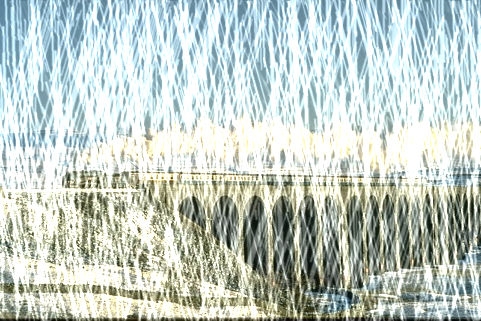
#> input picture backup/HOG/rain-003.png, 481 x 321 px
$ python parse.py   (older library calls are emulated)
#> lines starting #> are read from the running program, lines starting #| are printed output that depends on the picture
import matplotlib.pyplot as plt
from skimage.feature import hog
from skimage import data, exposure
import imageio

image = imageio.imread('rain-003.png')
#> image is the input picture: shape (321, 481, 3); mean R, G, B 194.2, 205.5, 199.2
print(type(image))
#| <class 'numpy.ndarray'>

fd, hog_image = hog(image, orientations=8, pixels_per_cell=(16, 16),
                    cells_per_block=(1, 1), visualize=True, multichannel=True)
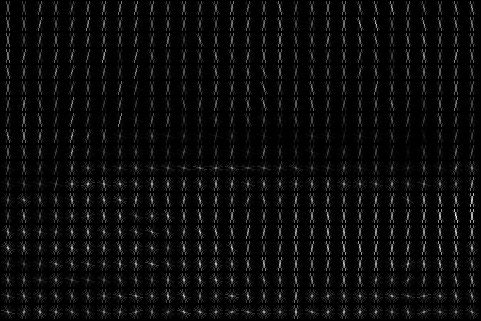
#> hog_image: shape (321, 481) float64; min 0, max 68.54, mean 3; drawn with min black and max white
#> fd = 4800 values, max 0.7 at index 1736, min 0 at index 427, mean 0.319


# Rescale histogram for better display
hog_image_rescaled = exposure.rescale_intensity(hog_image, in_range=(0, 10))
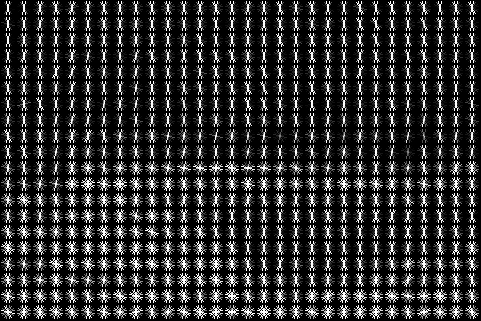
#> hog_image_rescaled: shape (321, 481) float64; min 0, max 1, mean 0.191

plt.imshow(hog_image_rescaled, cmap=plt.cm.gray)
plt.title('Histogram of Oriented Gradients for Rainy Image')
#plt.show()
plt.savefig('rain-003-HOG.svg')
